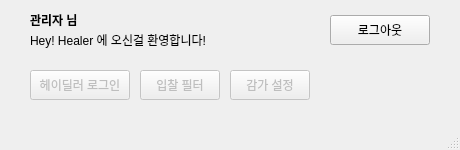
<?xml version="1.0" encoding="UTF-8"?>
<ui version="4.0">
 <class>MainWindow</class>
 <widget class="QMainWindow" name="MainWindow">
  <property name="geometry">
   <rect>
    <x>0</x>
    <y>0</y>
    <width>460</width>
    <height>150</height>
   </rect>
  </property>
  <property name="windowTitle">
   <string>Hey! Healer - 메인</string>
  </property>
  <widget class="QWidget" name="centralwidget">
   <widget class="QWidget" name="q_heyhealer_loginout_widget" native="true">
    <property name="geometry">
     <rect>
      <x>20</x>
      <y>10</y>
      <width>420</width>
      <height>101</height>
     </rect>
    </property>
    <property name="font">
     <font>
      <pointsize>9</pointsize>
     </font>
    </property>
    <widget class="QLabel" name="q_login_text">
     <property name="geometry">
      <rect>
       <x>10</x>
       <y>20</y>
       <width>280</width>
       <height>20</height>
      </rect>
     </property>
     <property name="text">
      <string>Hey! Healer 에 오신걸 환영합니다!</string>
     </property>
    </widget>
    <widget class="QLabel" name="q_user_name">
     <property name="geometry">
      <rect>
       <x>10</x>
       <y>0</y>
       <width>280</width>
       <height>20</height>
      </rect>
     </property>
     <property name="font">
      <font>
       <weight>75</weight>
       <bold>true</bold>
      </font>
     </property>
     <property name="text">
      <string>관리자 님</string>
     </property>
     <property name="alignment">
      <set>Qt::AlignLeading|Qt::AlignLeft|Qt::AlignVCenter</set>
     </property>
    </widget>
    <widget class="QPushButton" name="q_heyhealer_loginout_button">
     <property name="geometry">
      <rect>
       <x>310</x>
       <y>5</y>
       <width>100</width>
       <height>30</height>
      </rect>
     </property>
     <property name="text">
      <string>로그아웃</string>
     </property>
    </widget>
    <widget class="QWidget" name="q_user_buttons" native="true">
     <property name="enabled">
      <bool>false</bool>
     </property>
     <property name="geometry">
      <rect>
       <x>10</x>
       <y>60</y>
       <width>400</width>
       <height>30</height>
      </rect>
     </property>
     <widget class="QPushButton" name="q_heydealer_login_button">
      <property name="geometry">
       <rect>
        <x>0</x>
        <y>0</y>
        <width>100</width>
        <height>30</height>
       </rect>
      </property>
      <property name="text">
       <string>헤이딜러 로그인</string>
      </property>
     </widget>
     <widget class="QPushButton" name="q_heydealer_login_button_2">
      <property name="enabled">
       <bool>false</bool>
      </property>
      <property name="geometry">
       <rect>
        <x>110</x>
        <y>0</y>
        <width>80</width>
        <height>30</height>
       </rect>
      </property>
      <property name="text">
       <string>입찰 필터</string>
      </property>
      <property name="checkable">
       <bool>false</bool>
      </property>
     </widget>
     <widget class="QPushButton" name="q_heydealer_login_button_3">
      <property name="enabled">
       <bool>false</bool>
      </property>
      <property name="geometry">
       <rect>
        <x>200</x>
        <y>0</y>
        <width>80</width>
        <height>30</height>
       </rect>
      </property>
      <property name="text">
       <string>감가 설정</string>
      </property>
     </widget>
    </widget>
   </widget>
  </widget>
  <widget class="QMenuBar" name="menubar">
   <property name="geometry">
    <rect>
     <x>0</x>
     <y>0</y>
     <width>460</width>
     <height>21</height>
    </rect>
   </property>
  </widget>
  <widget class="QStatusBar" name="statusbar"/>
 </widget>
 <tabstops>
  <tabstop>q_heyhealer_loginout_button</tabstop>
 </tabstops>
 <resources/>
 <connections/>
</ui>
